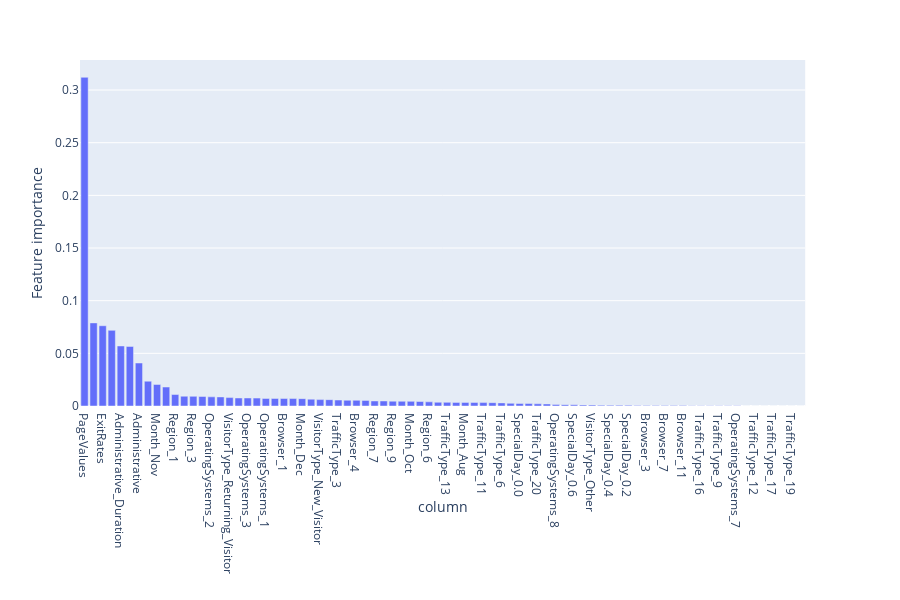

Notebook source saved alongside this figure:
### Code cell
import plotly_express as px

label={'imps':'Feature importance', 'cols':'column'}
px.bar(feat_imp, x='cols', y='imps', labels=label)

### Figure 1 — Plotly figure (JSON) as saved in the notebook; plotly's stock layout.template omitted (floating-point values rounded to 4 significant figures)
{"data": [{"alignmentgroup": "True", "hoverlabel": {"namelength": 0}, "hovertemplate": "column=%{x}<br>Feature importance=%{y}", "legendgroup": "", "marker": {"color": "#636efa"}, "name": "", "offsetgroup": "", "orientation": "v", "showlegend": false, "textposition": "auto", "type": "bar", "x": ["PageValues", "ProductRelated_Duration", "ExitRates", "ProductRelated", "Administrative_Duration", "BounceRates", "Administrative", "Informational_Duration", "Month_Nov", "Informational", "Region_1", "TrafficType_2", "Region_3", "Weekend_False", "OperatingSystems_2", "Browser_2", "VisitorType_Returning_Visitor", "Month_May", "OperatingSystems_3", "Weekend_True", "OperatingSystems_1", "TrafficType_1", "Browser_1", "Region_4", "Month_Dec", "Region_2", "VisitorType_New_Visitor", "TrafficType_4", "TrafficType_3", "Month_Mar", "Browser_4", "TrafficType_8", "Region_7", "TrafficType_10", "Region_9", "Month_Sep", "Month_Oct", "Month_Jul", "Region_6", "OperatingSystems_4", "TrafficType_13", "Region_8", "Month_Aug", "TrafficType_5", "TrafficType_11", "Region_5", "TrafficType_6", "Browser_5", "SpecialDay_0.0", "Browser_10", "TrafficType_20", "Month_June", "OperatingSystems_8", "SpecialDay_0.8", "SpecialDay_0.6", "Browser_8", "VisitorType_Other", "SpecialDay_1.0", "SpecialDay_0.4", "Browser_6", "SpecialDay_0.2", "TrafficType_7", "Browser_3", "Browser_13", "Browser_7", "OperatingSystems_6", "Browser_11", "Browser_12", "TrafficType_16", "TrafficType_14", "TrafficType_9", "Month_Feb", "OperatingSystems_7", "OperatingSystems_5", "TrafficType_12", "TrafficType_15", "TrafficType_17", "TrafficType_18", "TrafficType_19", "Browser_9"], "xaxis": "x", "y": [0.3121, 0.07892, 0.07621, 0.07183, 0.05701, 0.05657, 0.04082, 0.02354, 0.02047, 0.01802, 0.01089, 0.009279, 0.009168, 0.009056, 0.008687, 0.008637, 0.007994, 0.007636, 0.007626, 0.007523, 0.007183, 0.007166, 0.007153, 0.007083, 0.006978, 0.006478, 0.006081, 0.006017, 0.005692, 0.00547, 0.005399, 0.005315, 0.004782, 0.004773, 0.004564, 0.00447, 0.004398, 0.004265, 0.003951, 0.003528, 0.003452, 0.003436, 0.003417, 0.00338, 0.003239, 0.003179, 0.002948, 0.002539, 0.002392, 0.002345, 0.002098, 0.001943, 0.001351, 0.001223, 0.001139, 0.0009565, 0.0008901, 0.0008038, 0.0007426, 0.0007422, 0.0006718, 0.000575, 0.0005179, 0.000513, 0.000504, 0.0004106, 0.0003809, 0.0003455, 0.000295, 0.000267, 0.0002459, 0.000207, 0.0001308, 9.753e-07, 0, 0, 0, 0, 0, 0], "yaxis": "y"}], "layout": {"barmode": "relative", "height": 600, "legend": {"tracegroupgap": 0}, "margin": {"t": 60}, "xaxis": {"anchor": "y", "domain": [0, 0.98], "title": {"text": "column"}}, "yaxis": {"anchor": "x", "domain": [0, 1], "title": {"text": "Feature importance"}}}}
